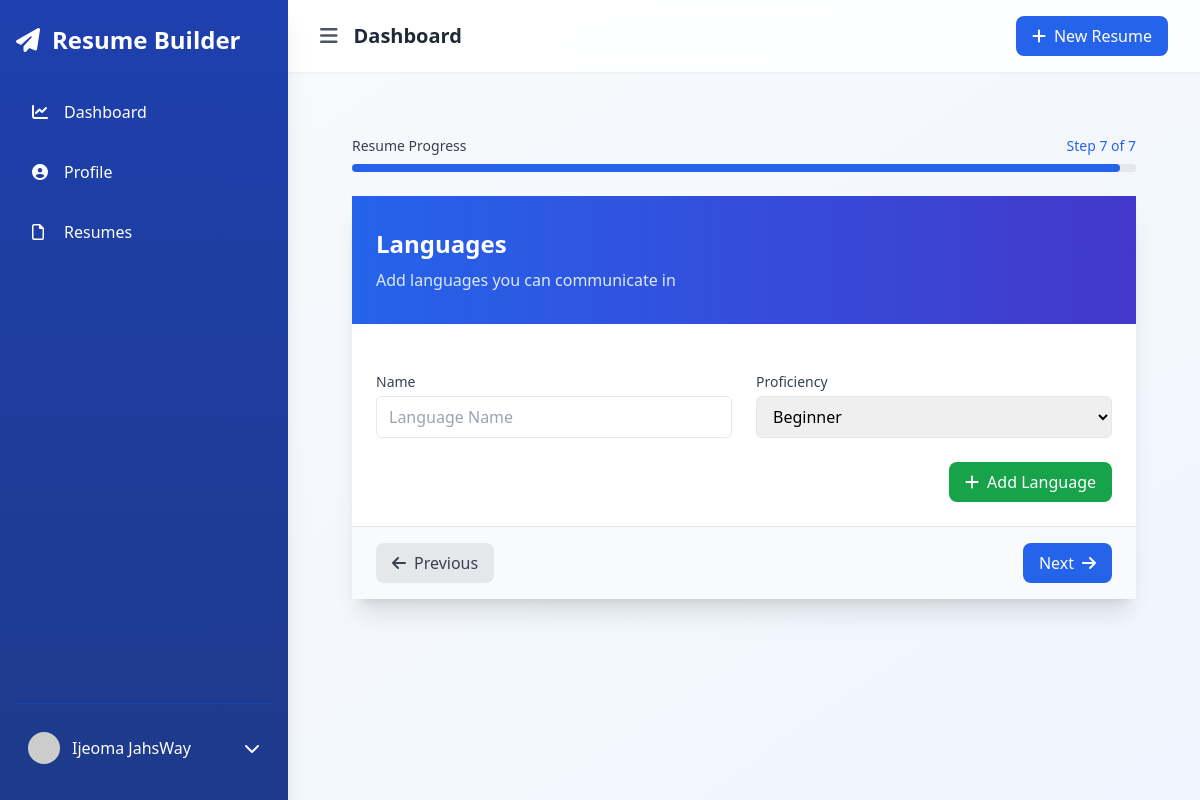
/resumes/novas-resume-962922d6/languages/ (signed in), run on an earlier commit of the app's database.
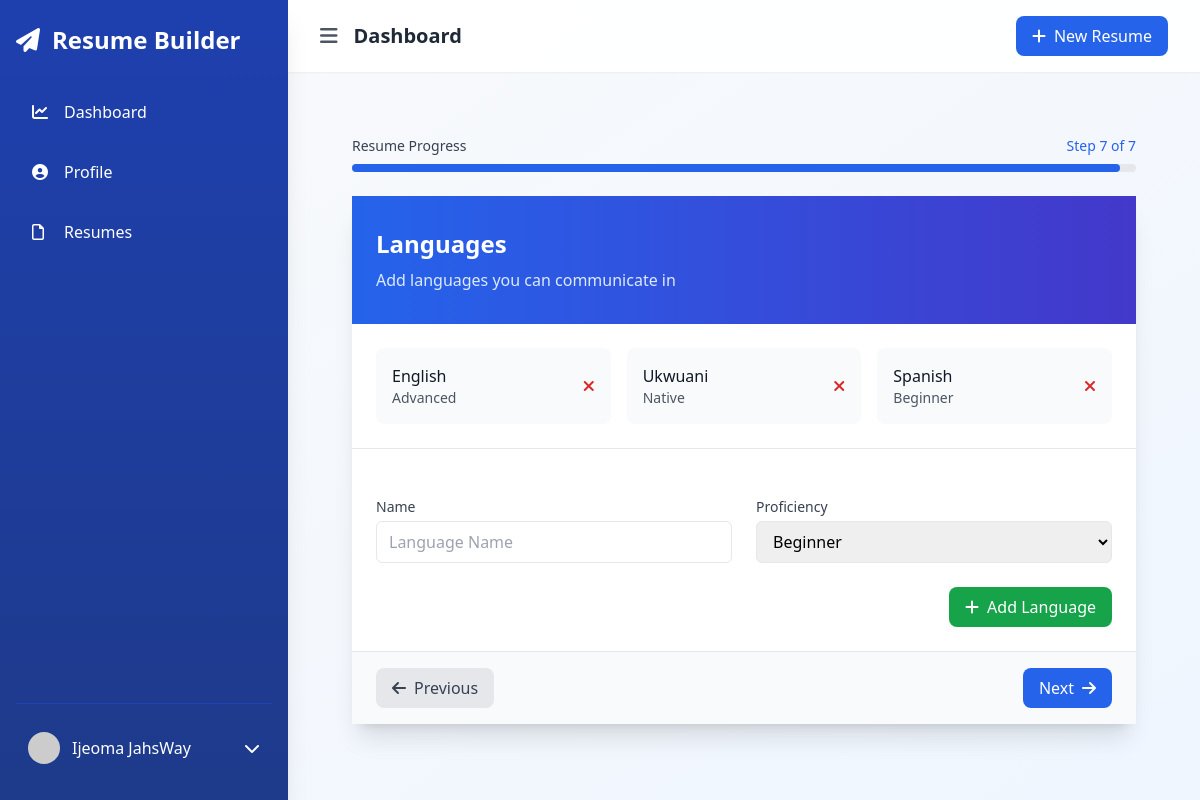
And on a later commit of the database.
### resumes/models.py (models this page shows)
class Language(models.Model):
    resume = models.ForeignKey(Resume, on_delete=models.CASCADE)
    name = models.CharField(max_length=50)
    proficiency = models.CharField(max_length=20)

### resumes/views.py (the view)
# urls.py: path('<slug:resume_slug>/languages/', views.languages, name='resume_languages'),
@login_required
def languages(request, resume_slug):
    resume = get_object_or_404(Resume, slug=resume_slug, user=request.user)
    languages = resume.language_set.all()
    if request.method == 'POST':
        form = LanguageForm(request.POST)
        if form.is_valid():
            language = form.save(commit=False)
            language.resume = resume
            language.save()
            messages.success(request, 'Language added successfully.')
            return redirect('resume_languages', resume_slug=resume.slug)
    else:
        form = LanguageForm()
    return render(request, 'resumes/languages.html', {
        'form': form,
        'languages': languages,
        'resume': resume,
        'section': 'languages'
    })

### resumes/forms.py
class LanguageForm(forms.ModelForm):
    class Meta:
        model = Language
        fields = ['name', 'proficiency']
        widgets = {
            'name': forms.TextInput(attrs={
                'class': 'w-full px-3 py-2 border rounded-md focus:outline-none focus:ring-2 focus:ring-blue-500',
                'placeholder': 'Language Name'
            }),
            'proficiency': forms.Select(attrs={
                'class': 'w-full px-3 py-2 border rounded-md focus:outline-none focus:ring-2 focus:ring-blue-500'
            }, choices=[
                ('Beginner', 'Beginner'),
                ('Intermediate', 'Intermediate'),
                ('Advanced', 'Fluent'),
                ('Native', 'Native')
            ])
        }

### core/context_processors.py (called while the page is built)
def site_settings(request):
    try:
        settings = SiteSettings.objects.first()
        templates = ResumeTemplate.objects.filter(is_active=True).order_by('?')
        return {
            'site_settings': settings,
            'featured_templates': templates
        }
    except:
        return {
            'site_settings': None,
            'featured_templates': []
        }

### resumes/templates/resumes/languages.html (shortened to what this page needs)
{% extends "accounts/dashboard_base.html" %}
{% block content %}
<div class="max-w-4xl mx-auto px-4 sm:px-6 lg:px-8 py-8">
    <div class="mb-6">
        <div class="flex justify-between items-center mb-2">
            <span class="text-sm font-medium text-gray-700">Resume Progress</span>
            <span class="text-sm font-medium text-blue-600">Step 7 of 7</span>
        </div>
        <div class="h-2 bg-gray-200 rounded-full">
            <div class="h-2 bg-blue-600 rounded-full" style="width: 98%"></div>
        </div>
    </div>
    <div class="bg-white rounded-2xl shadow-xl">
        <div class="bg-gradient-to-r from-blue-600 to-indigo-700 px-6 py-8">
            <h2 class="text-2xl font-bold text-white">Languages</h2>
            <p class="mt-2 text-blue-100">Add languages you can communicate in</p>
        </div>
        {% if languages %}
            <div class="p-6 border-b border-gray-200">
                <div class="grid grid-cols-1 sm:grid-cols-2 lg:grid-cols-3 gap-4">
                    {% for language in languages %}
                        <div class="bg-gray-50 rounded-lg p-4 flex justify-between items-center hover:bg-gray-100 transition-colors">
                            <div>
                                <h4 class="font-medium text-gray-900">{{ language.name }}</h4>
                                <p class="text-sm text-gray-600">{{ language.proficiency }}</p>
                            </div>
                            <form method="post" action="{% url 'delete_language' resume.slug language.id %}">
                                <button type="submit" class="text-red-600 hover:text-red-800 transition-colors">
                                    <i class="fas fa-times"></i>
                                </button>
                            </form>
                        </div>
                    {% endfor %}
                </div>
            </div>
        {% endif %}
        <div class="p-6">
            <form method="post" class="space-y-6">
                <div class="grid grid-cols-1 md:grid-cols-2 gap-6">
                    {% for field in form %}
                        <div class="space-y-1">
                            <label for="{{ field.id_for_label }}" class="block text-sm font-medium text-gray-700">
                                {{ field.label }}
                            </label>
                            {{ field }}
                        </div>
                    {% endfor %}
                </div>
                <div class="flex justify-end">
                    <button type="submit" class="inline-flex items-center px-4 py-2 bg-green-600 text-white rounded-lg hover:bg-green-700 transition-colors">
                        <i class="fas fa-plus mr-2"></i>Add Language
                    </button>
                </div>
            </form>
        </div>
        <div class="px-6 py-4 bg-gray-50 border-t border-gray-200 flex justify-between">
            <a href="{% url 'resume_certifications' resume.slug %}" class="inline-flex items-center px-4 py-2 bg-gray-200 text-gray-700 rounded-lg hover:bg-gray-300 transition-colors">
                <i class="fas fa-arrow-left mr-2"></i>Previous
            </a>
            <a href="{% url 'resume_references' resume.slug %}" class="inline-flex items-center px-4 py-2 bg-blue-600 text-white rounded-lg hover:bg-blue-700 transition-colors">
                Next<i class="fas fa-arrow-right ml-2"></i>
            </a>
        </div>
    </div>
</div>
{% endblock %}

What changed in the data, as far as the page shows it:
added Language: name "English", proficiency "Advanced"
added Language: name "Ukwuani", proficiency "Native"
added Language: name "Spanish", proficiency "Beginner"
